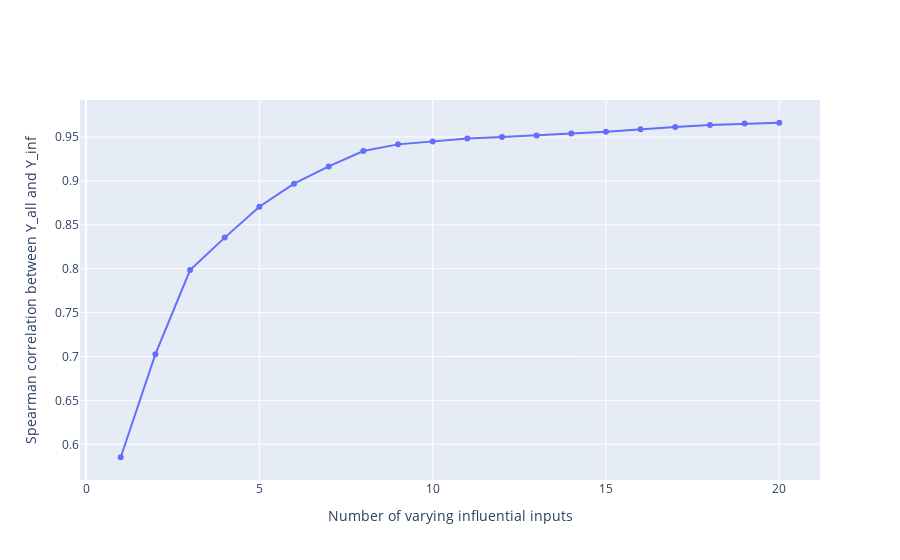

The cell this chart's notebook holds for it:
### Markdown cell above
## 1. Validation for 1 to 20 inputs, LSA

### Code cell
%%time
option = 'localSA'
if option == 'localSA':
    total = S_lsa['Total order']
    parameter_choice_inf = parameter_choice_inf_lsa
elif option == 'sct':
    total = S_sct['Total order']
    parameter_choice_inf = parameter_choice_inf_sct
    
total_argsort = np.argsort(total)[::-1]

spearman_yy = []
num_ranked_max = 20
num_ranked_arr = np.arange(1,num_ranked_max+1)
tag = "TotalRanked.{}".format(option)
if __name__ == "__main__":
    for num_ranked in num_ranked_arr:
        parameter_choice_ranked = parameter_choice_inf[total_argsort][:num_ranked]
        Y_subset = val.get_influential_Y_from_parameter_choice(influential_inputs=parameter_choice_ranked, tag=tag)
        s, _ = spearmanr(val.Y_all, Y_subset)
        print(num_ranked, s)
        spearman_yy.append(s)
        
fig = go.Figure()
fig.add_trace(
    go.Scatter(
        x=num_ranked_arr,
        y=spearman_yy,
        mode="markers+lines",
        showlegend=False,
#         marker_color = color_blue_rgb,
    ),
)
fig.update_xaxes(title='Number of varying influential inputs')
fig.update_yaxes(title='Spearman correlation between Y_all and Y_inf')

### Figure 1 — Plotly figure (JSON) as saved in the notebook; plotly's stock layout.template omitted (floating-point values rounded to 4 significant figures)
{"data": [{"mode": "markers+lines", "showlegend": false, "type": "scatter", "x": [1, 2, 3, 4, 5, 6, 7, 8, 9, 10, 11, 12, 13, 14, 15, 16, 17, 18, 19, 20], "y": [0.5853, 0.7027, 0.7986, 0.8354, 0.8707, 0.8968, 0.9165, 0.9341, 0.9417, 0.9449, 0.9482, 0.9502, 0.9518, 0.9541, 0.956, 0.959, 0.9615, 0.9637, 0.9653, 0.9663]}], "layout": {"xaxis": {"title": {"text": "Number of varying influential inputs"}}, "yaxis": {"title": {"text": "Spearman correlation between Y_all and Y_inf"}}}}
